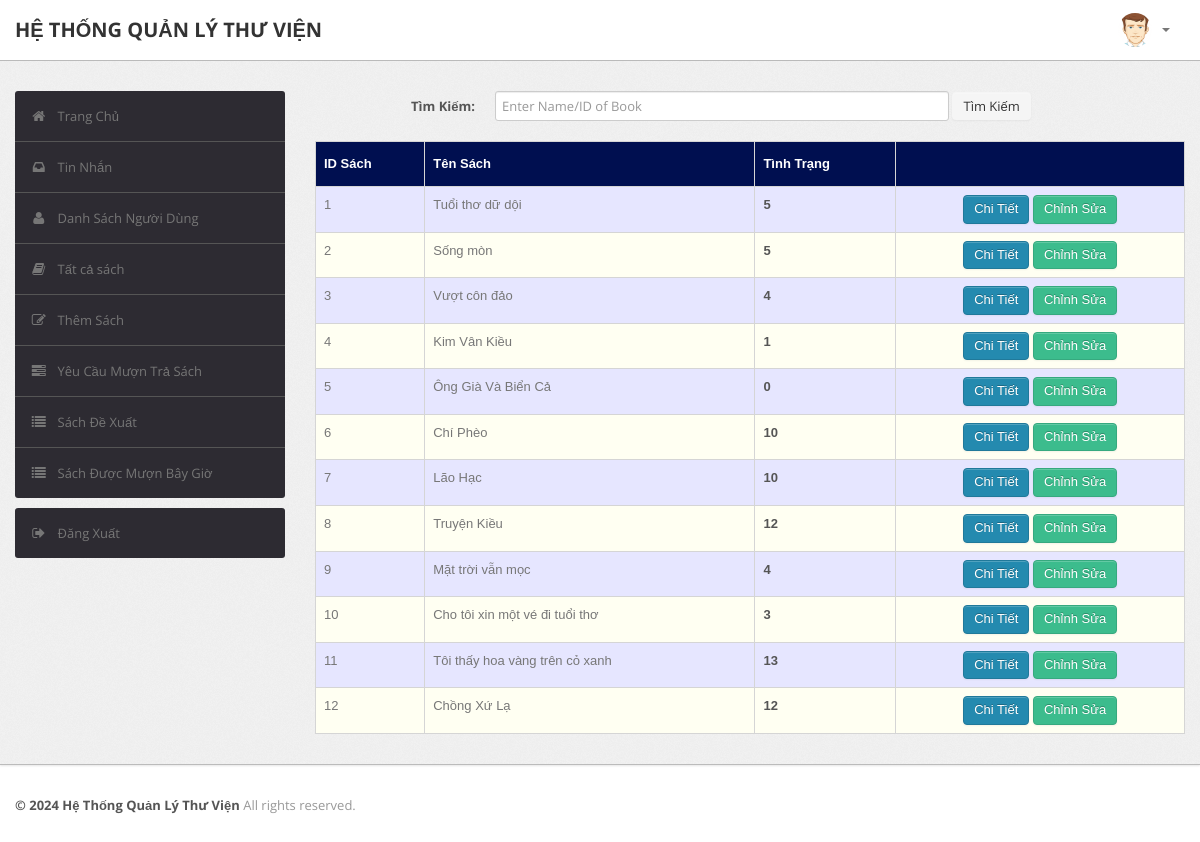
/admin/book.php (signed in), run on the app's committed database.
### tables this page shows
CREATE TABLE `book` (
  `BookId` int(10) NOT NULL AUTO_INCREMENT,
  `Title` varchar(50) DEFAULT NULL,
  `Publisher` varchar(50) DEFAULT NULL,
  `Year` varchar(50) DEFAULT NULL,
  `Availability` int(5) DEFAULT NULL,
  PRIMARY KEY (`BookId`)
);

### admin/book.php (the view, shortened to what this page needs)
<?php
require('dbconn.php');
?>
<?php
if ($_SESSION['RollNo']) {
    ?>
<!DOCTYPE html>
<html lang="en">
    <head>
        <link type="text/css" href="bootstrap/css/bootstrap.min.css" rel="stylesheet">
        <link type="text/css" href="bootstrap/css/bootstrap-responsive.min.css" rel="stylesheet">
        <link type="text/css" href="css/theme.css" rel="stylesheet">
        <link type="text/css" href="images/icons/css/font-awesome.css" rel="stylesheet">
    </head>
    <body>
        <div class="navbar navbar-fixed-top">
            <div class="navbar-inner">
                <div class="container">
                        <a class="brand" href="index.php">HỆ THỐNG QUẢN LÝ THƯ VIỆN </a>
                    <div class="nav-collapse collapse navbar-inverse-collapse">
                        <ul class="nav pull-right">
                            <li class="nav-user dropdown"><a href="#" class="dropdown-toggle" data-toggle="dropdown">
                                <img src="images/user.png" class="nav-avatar" />
                                <b class="caret"></b></a>
                            </li>
                        </ul>
                    </div>
                </div>
            </div>
        </div>
        <div class="wrapper">
            <div class="container">
                <div class="row">
                    <div class="span3">
                        <div class="sidebar">
                            <ul class="widget widget-menu unstyled">
                                <li class="active"><a href="index.php"><i class="menu-icon icon-home"></i>Trang Chủ
                                </a></li>
                                 <li><a href="message.php"><i class="menu-icon icon-inbox"></i>Tin Nhắn</a>
                                </li>
                                <li><a href="student.php"><i class="menu-icon icon-user"></i>Danh Sách Người Dùng </a>
                                </li>
                                <li><a href="book.php"><i class="menu-icon icon-book"></i>Tất cả sách </a></li>
                                <li><a href="addbook.php"><i class="menu-icon icon-edit"></i>Thêm Sách </a></li>
                                <li><a href="requests.php"><i class="menu-icon icon-tasks"></i>Yêu Cầu Mượn Trả Sách </a></li>
                                <li><a href="recommendations.php"><i class="menu-icon icon-list"></i>Sách Đề Xuất </a></li>
                                <li><a href="current.php"><i class="menu-icon icon-list"></i>Sách Được Mượn Bây Giờ </a></li>
                            </ul>
                            <ul class="widget widget-menu unstyled">
                                <li><a href="logout.php"><i class="menu-icon icon-signout"></i>Đăng Xuất </a></li>
                            </ul>
                        </div>
                    </div>
                    <div class="span9">
                  <form class="form-horizontal row-fluid" action="book.php" method="post">
                                        <div class="control-group">
                                            <label class="control-label" for="Search"><b>Tìm Kiếm:</b></label>
                                            <div class="controls">
                                                <input type="text" id="title" name="title" placeholder="Enter Name/ID of Book" class="span8" required>
                                                <button type="submit" name="submit"class="btn">Tìm Kiếm</button>
                                            </div>
                                        </div>
                                    </form>
                                    <br>
                                    <?php
                                    if(isset($_POST['submit']))
                                        {$s=$_POST['title'];
                                            $sql="select * from LMS.book where BookId='$s' or Title like '%$s%'";
                                        }
                                    else
                                        $sql="select * from LMS.book";
                                    $result=$conn->query($sql);
                                    $rowcount=mysqli_num_rows($result);
                                    if(!($rowcount))
                                        echo "<br><center><h2><b><i>No Results</i></b></h2></center>";
                                    else
                                    {
                                    ?>
                        <table class="table" id = "tables">
                                  <thead>
                                    <tr>
                                      <th>ID Sách</th>
                                      <th>Tên Sách</th>
                                      <th>Tình Trạng</th>
                                      <th></th>
                                    </tr>
                                  </thead>
                                  <tbody>
                                    <?php
                            while($row=$result->fetch_assoc())
                            {
                                $bookid=$row['BookId'];
                                $name=$row['Title'];
                                $avail=$row['Availability'];
                            ?>
                                    <tr>
                                      <td><?php echo $bookid ?></td>
                                      <td><?php echo $name ?></td>
                                      <td><b><?php echo $avail ?></b></td>
                                        <td><center>
                                            <a href="bookdetails.php?id=<?php echo $bookid; ?>" class="btn btn-primary">Chi Tiết</a>
                                            <a href="edit_book_details.php?id=<?php echo $bookid; ?>" class="btn btn-success">Chỉnh Sửa</a>
                                        </center></td>
                                    </tr>
                               <?php }} ?>
                               </tbody>
                                </table>
                            </div>
                </div>
            </div>
        </div>
<div class="footer">
            <div class="container">
                <b class="copyright">&copy; 2024 Hệ Thống Quản Lý Thư Viện </b>All rights reserved.
            </div>
        </div>
    </body>
</html>
<?php }
else {
    echo "<script type='text/javascript'>alert('Access Denied!!!')</script>";
} ?>

### admin/css/theme.css (style rules this page uses)
#tables { font-family: "Trebuchet MS", Arial, Helvetica, sans-serif; border-collapse: collapse; width: 100%; }
#tables td, #tables th { border: 1px solid #ddd; padding: 8px; }
#tables tr:nth-child(even) { background-color: #fffff2; }
#tables tr:nth-child(odd) { background-color: #e6e6ff; }
#tables th { padding-top: 12px; padding-bottom: 12px; text-align: left; background-color: #000F50; color: white; }
body { font-size: 13px; font-family: 'Open Sans', Arial, sans-serif; background: #fff; color: #777 }
strong, b { color: #555 }
.wrapper { background: url(../images/bg.png) #eee; border-bottom: 1px solid #bbb; -webkit-box-shadow: 0 1px 2px rgba(0,0,0,0.1); -moz-box-shadow: 0 1px 2px rgba(0,0,0,0.1); box-shadow: 0 1px 2px rgba(0,0,0,0.1); padding: 30px 0 }
.footer { color: #999; padding: 30px 0 60px }
form { margin: 0 }
select, textarea, input[type="text"], input[type="password"], input[type="datetime"], input[type="datetime-local"], input[type="date"], input[type="month"], input[type="time"], input[type="week"], input[type="number"], input[type="email"], input[type="url"], input[type="search"], input[type="tel"], input[type="color"], .uneditable-input, label, input, button, select, textarea { -webkit-border-radius: 3px; -moz-border-radius: 3px; border-radius: 3px; font-size: 13px; font-family: 'Open Sans', Tahoma, Arial, sans-serif }
body [class^="icon-"], body [class*=" icon-"] { font-size: 14px; line-height: 20px; height: 20px }
.form-horizontal .control-group, .form-vertical .control-group { margin-bottom: 0 }
.navbar { position: static!important; margin: 0!important }
.navbar .navbar-inner { background: #fff; border-bottom: 1px solid #bbb; -webkit-box-shadow: 0 1px 2px rgba(0,0,0,0.15); -moz-box-shadow: 0 1px 2px rgba(0,0,0,0.15); box-shadow: 0 1px 2px rgba(0,0,0,0.15) }
.navbar .brand { color: #333; font-weight: bold; font-size: 20px; margin-right: 20px; padding: 20px }
.navbar .nav>li>a { padding: 20px 15px; font-weight: bold; color: #777 }
.nav-user>a { height: 20px }
.nav-avatar { width: 34px; height: 34px; margin: -7px 5px 0 0; -webkit-border-radius: 50%; -moz-border-radius: 50%; border-radius: 50% }
.btn, .btn-box { -webkit-border-radius: 3px; -moz-border-radius: 3px; border-radius: 3px }
.btn { font-size: 13px; font-weight: 600 }
.btn { display: inline-block; margin-bottom: 0; font-weight: 400; text-align: center; vertical-align: middle; cursor: pointer; background-image: none; border: 1px solid transparent; white-space: nowrap; padding: 4px 10px; font-size: 13px; line-height: 1.42857; border-radius: 4px; -webkit-user-select: none; -moz-user-select: none; -ms-user-select: none; user-select: none }
.btn-primary { color: #fff; background-color: #248aaf; border-color: #20799a }
.btn-success { color: #fff; background-color: #3cbc8d; border-color: #36a97f }
.table { margin-bottom: 0 }
.table th, .table td { border-color: #d5d5d5!important }
.widget-menu { background: #fff; -webkit-border-radius: 3px; -moz-border-radius: 3px; border-radius: 3px; overflow: hidden }
.widget-menu a { color: #555; display: block; line-height: 20px; padding: 15px; text-decoration: none!important }
.widget-menu .menu-icon { margin-right: 10px; color: #767676; -webkit-transition: all .2s ease-in-out; -moz-transition: all .2s ease-in-out; transition: all .2s ease-in-out; }
.widget-menu>li+li { border-top: 1px solid #555 }
.widget-menu>li>a { background-color: #2d2b32; color: #767676; -webkit-transition: all .2s ease-in-out; -moz-transition: all .2s ease-in-out; transition: all .2s ease-in-out; }

### data on the page
book: BookId "1", Title "Tuổi thơ dữ dội", Availability "5"
book: BookId "2", Title "Sống mòn", Availability "5"
book: BookId "3", Title "Vượt côn đảo", Availability "4"
book: BookId "4", Title "Kim Vân Kiều", Availability "1"
book: BookId "5", Title "Ông Già Và Biển Cả", Availability "0"
book: BookId "6", Title "Chí Phèo", Availability "10"
book: BookId "7", Title "Lão Hạc", Availability "10"
book: BookId "8", Title "Truyện Kiều", Availability "12"
book: BookId "9", Title "Mặt trời vẫn mọc", Availability "4"
book: BookId "10", Title "Cho tôi xin một vé đi tuổi thơ", Availability "3"
book: BookId "11", Title "Tôi thấy hoa vàng trên cỏ xanh", Availability "13"
book: BookId "12", Title "Chồng Xứ Lạ", Availability "12"
